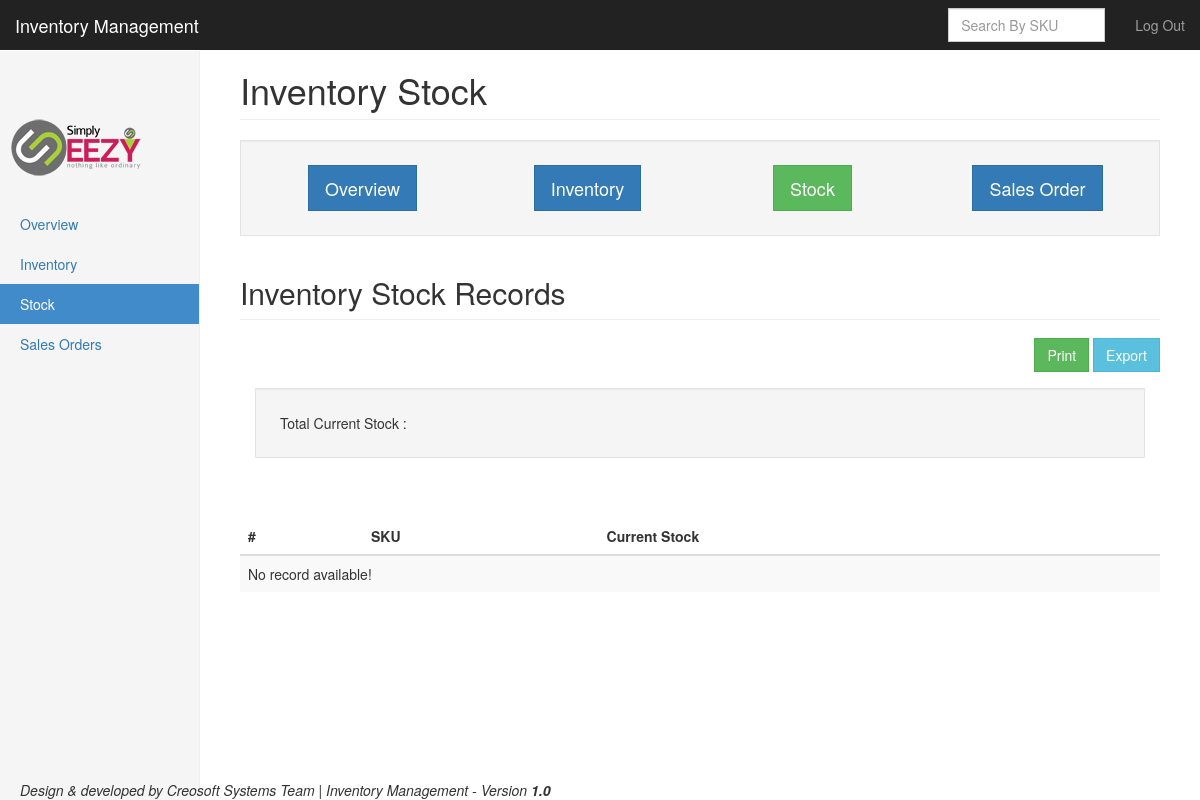
The app's page /stock.php (signed in), older data.
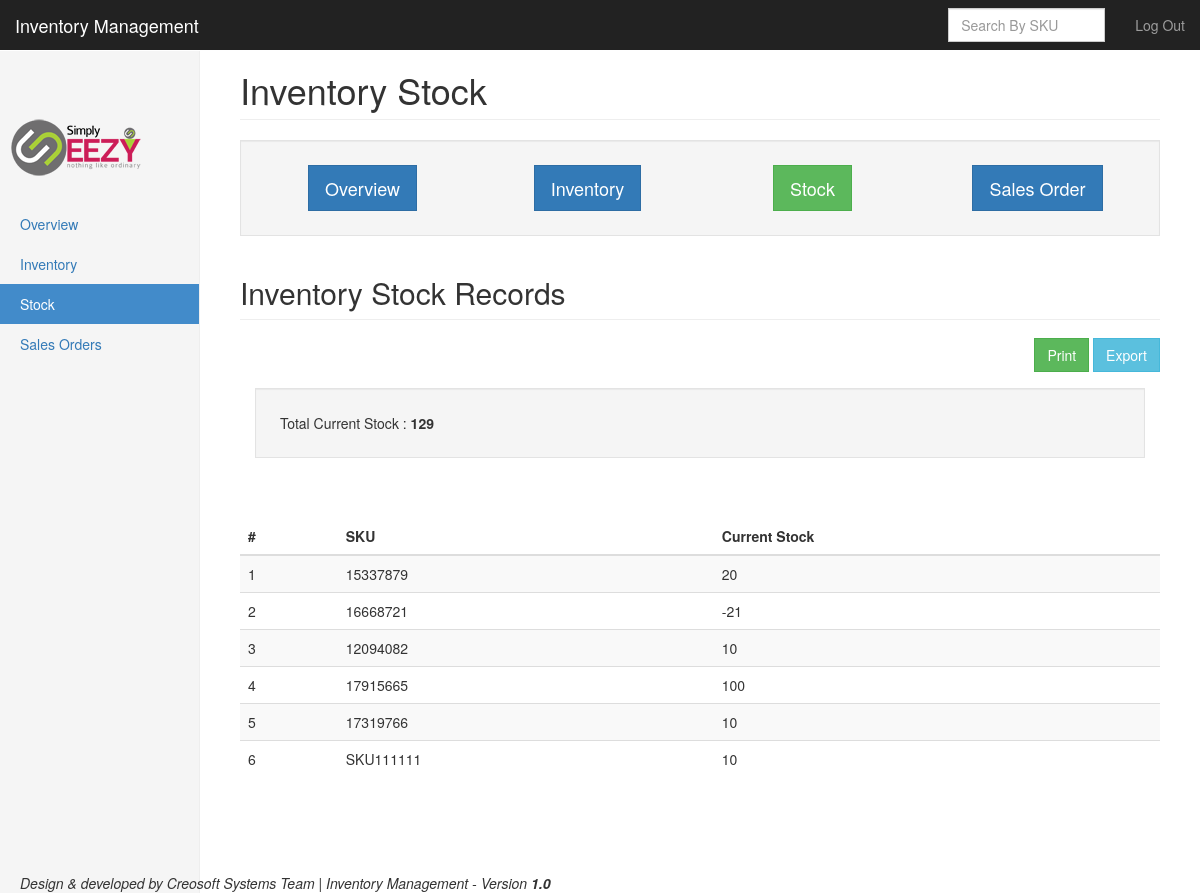
The same page, newer data.
### tables this page shows
CREATE TABLE IF NOT EXISTS `master_inventory` (
  `id` int(11) NOT NULL AUTO_INCREMENT,
  `sku` varchar(100) NOT NULL,
  `stock` int(11) NOT NULL,
  `added_date` datetime NOT NULL,
  `modified_date` datetime NOT NULL,
  PRIMARY KEY (`id`)
);

### stock.php (the view, shortened to what the changed rows need)
<?php
include('db.php');
$limit = 10;
if (isset($_GET["page"])) { $page  = $_GET["page"]; } else { $page=1; };
$start_from = ($page-1) * $limit;
$qInv = (isset($_REQUEST['searchInventory']))?$_REQUEST['searchInventory']:'';
$from_date = (isset($_REQUEST['from_date']))?urldecode($_REQUEST['from_date']):'';
$to_date = (isset($_REQUEST['to_date']))?urldecode($_REQUEST['to_date']):'';
$selectInvSql = "";
if(!empty($from_date) && !empty($to_date)){
	$from_date_ymd = date("Y-m-d", strtotime($from_date));
	$to_date_ymd = date("Y-m-d", strtotime($to_date));
	$selectInvSql = "SELECT id, sku, stock FROM master_inventory WHERE purchase_date BETWEEN '".$from_date_ymd."' AND '".$to_date_ymd."' LIMIT $start_from, $limit";
}else if(!empty($qInv)){
	$selectInvSql = "SELECT id, sku, stock FROM master_inventory WHERE sku LIKE '%".trim($qInv)."%'  LIMIT $start_from, $limit";
}else{
	$selectInvSql = "SELECT id, sku, stock FROM master_inventory LIMIT $start_from, $limit";
}
if(!empty($selectInvSql)){
	$selectInvSqlStatement = $myMySQLPDOCon->prepare($selectInvSql);
	$selectInvSqlParameter = array();
	$selectInvSqlStatement->execute($selectInvSqlParameter);
	$inventoryRecords = array();
	$inventoryRecords = $selectInvSqlStatement->fetchAll();
}
function getStatForSearchedResult($inputVar, $qInv){
	global $myMySQLPDOCon;
	$selectSaleSearchedSql = "";
	if(!empty($qInv)){
		$qSalesSqlClause = "sku LIKE '%".trim($qInv)."%'";
			$selectSaleSearchedSql = "SELECT SUM(stock) AS result_total FROM master_inventory WHERE 1=1 AND ".$qSalesSqlClause;
		}else{
			$selectSaleSearchedSql = "SELECT SUM(stock) AS result_total FROM master_inventory";
		}
	if(!empty($selectSaleSearchedSql)){
		if(!empty($selectSaleSearchedSql)){
			$selectSaleSearchedSqlStatement = $myMySQLPDOCon->prepare($selectSaleSearchedSql);
			$selectSaleSearchedSqlStatement->execute();
			$selectSaleSearchedRecords = $selectSaleSearchedSqlStatement->fetchAll();
			if(count($selectSaleSearchedRecords)>0){
				return $selectSaleSearchedRecords[0]["result_total"];
			}
			return 0;
		}
	}
}
?>
<!DOCTYPE html>
<html lang="en">
  <head>
    <link href="css/bootstrap.min.css" rel="stylesheet">
    <link href="css/ie10-viewport-bug-workaround.css" rel="stylesheet">
    <link href="css/dashboard.css" rel="stylesheet">
  </head>
  <body>
    <div class="container-fluid">
      <div class="row">
        <div class="col-sm-9 col-sm-offset-3 col-md-10 col-md-offset-2 main">
          <h1 class="page-header">Inventory Stock</h1>
			<div class="row">
				<div class="col-sm-12">
				<h2 class="sub-header">Inventory Stock Records</h2>
				</div>
			</div>
					<link rel="stylesheet" href="//code.jquery.com/ui/1.11.4/themes/smoothness/jquery-ui.css">
		<div class="row">
				<div class="col-sm-12">
				<form class="navbar-form navbar-center" name="dateRangeForm" id="dateRangeForm">
				<div class="well well-lg">
				Total Current Stock : <strong><?php echo getStatForSearchedResult("stock", $qInv); ?></strong>&nbsp;&nbsp;
				</div>
				</form>
				</div>
</div>
			<br><br>
          <div class="table-responsive">
		  <div id="divToPrint" style="display:block;">
            <table class="table table-striped" id="myTable">
              <thead>
                <tr>
                  <th>#</th>
                  <th>SKU</th>
                  <th>Current Stock</th>
                </tr>
              </thead>
			  <tbody>
			  <?php
			  $indx=1;
			  if(count($inventoryRecords)>0){
			  	foreach($inventoryRecords as $invRow){
				?>
					<tr>
					  <td><?php echo $indx;?></td>
					  <td><?php echo strtoupper($invRow["sku"]);?></td>
					  <td><?php echo $invRow["stock"];?></td>
					</tr>
				<?php
				$indx++;
				}
			  }else{
			  ?>
                <tr>
                  <td colspan="9">No record available!</td>
                </tr>
			  <?php
			  }
			  ?>
			</tbody>
            </table>
			<br><br>
			<table class="table table-striped">
			<thead>
			<tr>
			<td colspan="9">
			</td>
			</tr>
			</table>
			</div>
          </div>
        </div>
      </div>
    </div>
  </body>
</html>

Row changes from the older to the newer data that the page shows:
added master_inventory: sku "15337879", stock "20"
added master_inventory: sku "16668721", stock "-21"
added master_inventory: sku "12094082", stock "10"
added master_inventory: sku "17915665", stock "100"
added master_inventory: sku "17319766", stock "10"
added master_inventory: sku "SKU111111", stock "10"
Text that changed along with them:
getStatForSearchedResult("stock", $qInv): (not shown) → "129"
text no longer shown: "No record available!"
